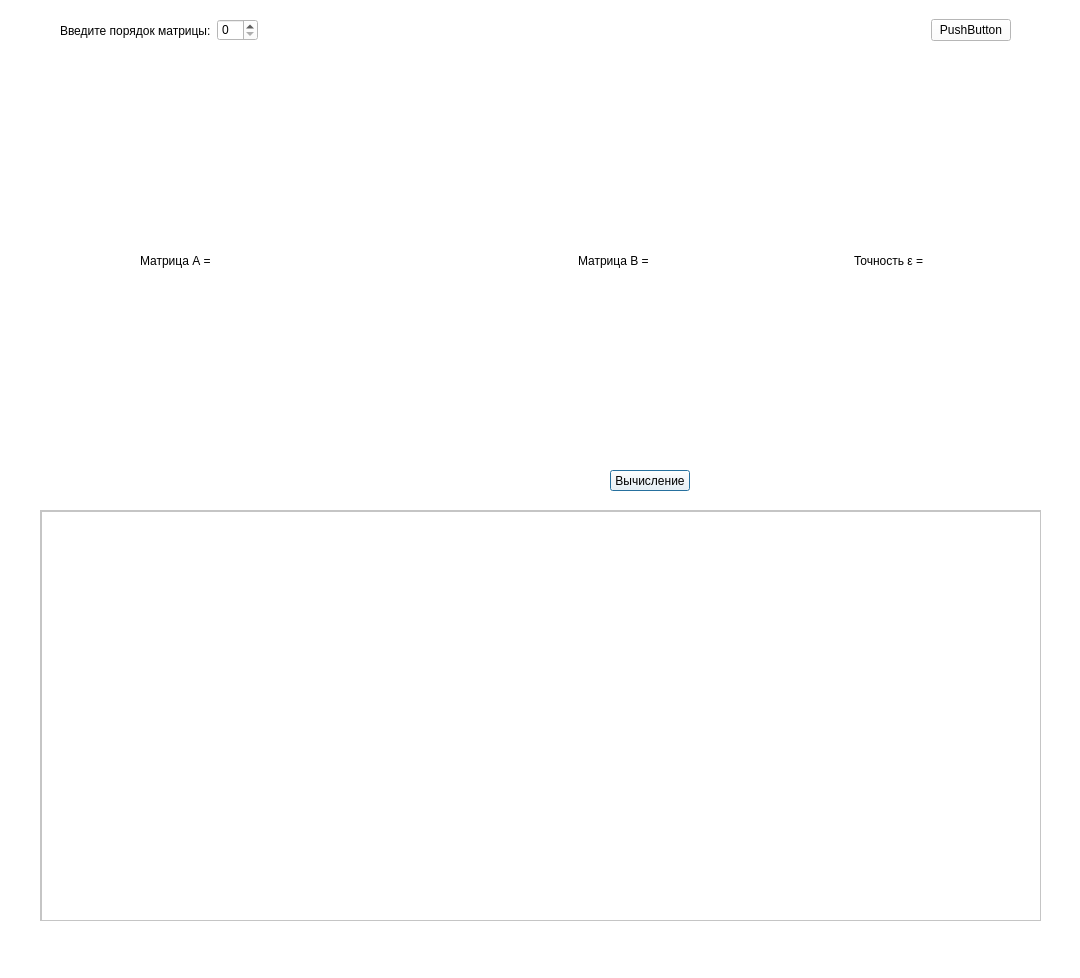
<?xml version="1.0" encoding="UTF-8"?>
<ui version="4.0">
 <class>MainWindow</class>
 <widget class="QMainWindow" name="MainWindow">
  <property name="geometry">
   <rect>
    <x>0</x>
    <y>0</y>
    <width>1080</width>
    <height>978</height>
   </rect>
  </property>
  <property name="windowTitle">
   <string>MainWindow</string>
  </property>
  <property name="styleSheet">
   <string notr="true">background-color: rgb(255, 255, 255);</string>
  </property>
  <widget class="QWidget" name="centralwidget_1">
   <widget class="QWidget" name="horizontalLayoutWidget">
    <property name="geometry">
     <rect>
      <x>20</x>
      <y>10</y>
      <width>991</width>
      <height>41</height>
     </rect>
    </property>
    <layout class="QHBoxLayout" name="horizontalLayout">
     <item>
      <spacer name="horizontalSpacer">
       <property name="orientation">
        <enum>Qt::Horizontal</enum>
       </property>
       <property name="sizeType">
        <enum>QSizePolicy::Minimum</enum>
       </property>
       <property name="sizeHint" stdset="0">
        <size>
         <width>40</width>
         <height>20</height>
        </size>
       </property>
      </spacer>
     </item>
     <item>
      <widget class="QLabel" name="label_1">
       <property name="text">
        <string>Введите порядок матрицы:</string>
       </property>
      </widget>
     </item>
     <item>
      <widget class="QSpinBox" name="spinBox_1"/>
     </item>
     <item>
      <spacer name="horizontalSpacer_3">
       <property name="orientation">
        <enum>Qt::Horizontal</enum>
       </property>
       <property name="sizeHint" stdset="0">
        <size>
         <width>40</width>
         <height>20</height>
        </size>
       </property>
      </spacer>
     </item>
     <item>
      <widget class="QPushButton" name="pushButton">
       <property name="enabled">
        <bool>true</bool>
       </property>
       <property name="inputMethodHints">
        <set>Qt::ImhHiddenText</set>
       </property>
       <property name="text">
        <string>PushButton</string>
       </property>
       <property name="checkable">
        <bool>false</bool>
       </property>
       <property name="autoDefault">
        <bool>false</bool>
       </property>
       <property name="default">
        <bool>false</bool>
       </property>
       <property name="flat">
        <bool>false</bool>
       </property>
      </widget>
     </item>
    </layout>
   </widget>
   <widget class="QWidget" name="gridLayoutWidget_2">
    <property name="geometry">
     <rect>
      <x>40</x>
      <y>80</y>
      <width>391</width>
      <height>361</height>
     </rect>
    </property>
    <layout class="QGridLayout" name="gridLayout_1">
     <item row="3" column="3">
      <spacer name="verticalSpacer">
       <property name="orientation">
        <enum>Qt::Vertical</enum>
       </property>
       <property name="sizeHint" stdset="0">
        <size>
         <width>20</width>
         <height>40</height>
        </size>
       </property>
      </spacer>
     </item>
     <item row="2" column="1">
      <spacer name="horizontalSpacer_1">
       <property name="orientation">
        <enum>Qt::Horizontal</enum>
       </property>
       <property name="sizeType">
        <enum>QSizePolicy::Preferred</enum>
       </property>
       <property name="sizeHint" stdset="0">
        <size>
         <width>100</width>
         <height>20</height>
        </size>
       </property>
      </spacer>
     </item>
     <item row="1" column="3">
      <spacer name="verticalSpacer_2">
       <property name="orientation">
        <enum>Qt::Vertical</enum>
       </property>
       <property name="sizeHint" stdset="0">
        <size>
         <width>20</width>
         <height>40</height>
        </size>
       </property>
      </spacer>
     </item>
     <item row="2" column="5">
      <spacer name="horizontalSpacer_2">
       <property name="orientation">
        <enum>Qt::Horizontal</enum>
       </property>
       <property name="sizeType">
        <enum>QSizePolicy::Preferred</enum>
       </property>
       <property name="sizeHint" stdset="0">
        <size>
         <width>100</width>
         <height>20</height>
        </size>
       </property>
      </spacer>
     </item>
     <item row="2" column="3">
      <layout class="QGridLayout" name="gridLayout_2">
       <item row="0" column="0">
        <layout class="QGridLayout" name="gridLayout_3"/>
       </item>
      </layout>
     </item>
     <item row="2" column="2">
      <widget class="QLabel" name="label_3">
       <property name="text">
        <string>Матрица А = </string>
       </property>
      </widget>
     </item>
    </layout>
   </widget>
   <widget class="QWidget" name="gridLayoutWidget_3">
    <property name="geometry">
     <rect>
      <x>490</x>
      <y>80</y>
      <width>271</width>
      <height>361</height>
     </rect>
    </property>
    <layout class="QGridLayout" name="gridLayout_4">
     <item row="2" column="0">
      <spacer name="horizontalSpacer_4">
       <property name="orientation">
        <enum>Qt::Horizontal</enum>
       </property>
       <property name="sizeType">
        <enum>QSizePolicy::Expanding</enum>
       </property>
       <property name="sizeHint" stdset="0">
        <size>
         <width>100</width>
         <height>20</height>
        </size>
       </property>
      </spacer>
     </item>
     <item row="2" column="2">
      <layout class="QGridLayout" name="gridLayout_5">
       <item row="0" column="0">
        <layout class="QGridLayout" name="gridLayout_6"/>
       </item>
      </layout>
     </item>
     <item row="3" column="2">
      <spacer name="verticalSpacer_3">
       <property name="orientation">
        <enum>Qt::Vertical</enum>
       </property>
       <property name="sizeHint" stdset="0">
        <size>
         <width>20</width>
         <height>40</height>
        </size>
       </property>
      </spacer>
     </item>
     <item row="1" column="2">
      <spacer name="verticalSpacer_4">
       <property name="orientation">
        <enum>Qt::Vertical</enum>
       </property>
       <property name="sizeHint" stdset="0">
        <size>
         <width>20</width>
         <height>40</height>
        </size>
       </property>
      </spacer>
     </item>
     <item row="2" column="4">
      <spacer name="horizontalSpacer_5">
       <property name="orientation">
        <enum>Qt::Horizontal</enum>
       </property>
       <property name="sizeType">
        <enum>QSizePolicy::Expanding</enum>
       </property>
       <property name="sizeHint" stdset="0">
        <size>
         <width>100</width>
         <height>20</height>
        </size>
       </property>
      </spacer>
     </item>
     <item row="2" column="1">
      <widget class="QLabel" name="label_2">
       <property name="text">
        <string>Матрица B = </string>
       </property>
       <property name="scaledContents">
        <bool>false</bool>
       </property>
      </widget>
     </item>
    </layout>
   </widget>
   <widget class="QScrollArea" name="scrollArea_1">
    <property name="geometry">
     <rect>
      <x>40</x>
      <y>510</y>
      <width>1001</width>
      <height>411</height>
     </rect>
    </property>
    <property name="layoutDirection">
     <enum>Qt::LeftToRight</enum>
    </property>
    <property name="widgetResizable">
     <bool>true</bool>
    </property>
    <widget class="QWidget" name="scrollAreaWidgetContents">
     <property name="enabled">
      <bool>true</bool>
     </property>
     <property name="geometry">
      <rect>
       <x>0</x>
       <y>0</y>
       <width>999</width>
       <height>409</height>
      </rect>
     </property>
     <widget class="QTextBrowser" name="textBrowser_1">
      <property name="geometry">
       <rect>
        <x>0</x>
        <y>0</y>
        <width>1001</width>
        <height>411</height>
       </rect>
      </property>
     </widget>
    </widget>
   </widget>
   <widget class="QPushButton" name="pushButton_2">
    <property name="geometry">
     <rect>
      <x>610</x>
      <y>470</y>
      <width>80</width>
      <height>21</height>
     </rect>
    </property>
    <property name="styleSheet">
     <string notr="true">background-color: rgb(255, 255, 255);</string>
    </property>
    <property name="text">
     <string>Вычисление</string>
    </property>
    <property name="default">
     <bool>true</bool>
    </property>
   </widget>
   <widget class="QWidget" name="gridLayoutWidget_4">
    <property name="geometry">
     <rect>
      <x>820</x>
      <y>80</y>
      <width>161</width>
      <height>361</height>
     </rect>
    </property>
    <layout class="QGridLayout" name="gridLayout_7">
     <item row="2" column="0">
      <spacer name="horizontalSpacer_6">
       <property name="orientation">
        <enum>Qt::Horizontal</enum>
       </property>
       <property name="sizeType">
        <enum>QSizePolicy::Expanding</enum>
       </property>
       <property name="sizeHint" stdset="0">
        <size>
         <width>100</width>
         <height>20</height>
        </size>
       </property>
      </spacer>
     </item>
     <item row="2" column="2">
      <layout class="QGridLayout" name="gridLayout_8">
       <item row="0" column="0">
        <layout class="QGridLayout" name="gridLayout_9"/>
       </item>
      </layout>
     </item>
     <item row="3" column="2">
      <spacer name="verticalSpacer_5">
       <property name="orientation">
        <enum>Qt::Vertical</enum>
       </property>
       <property name="sizeHint" stdset="0">
        <size>
         <width>20</width>
         <height>40</height>
        </size>
       </property>
      </spacer>
     </item>
     <item row="1" column="2">
      <spacer name="verticalSpacer_6">
       <property name="orientation">
        <enum>Qt::Vertical</enum>
       </property>
       <property name="sizeHint" stdset="0">
        <size>
         <width>20</width>
         <height>40</height>
        </size>
       </property>
      </spacer>
     </item>
     <item row="2" column="4">
      <spacer name="horizontalSpacer_7">
       <property name="orientation">
        <enum>Qt::Horizontal</enum>
       </property>
       <property name="sizeType">
        <enum>QSizePolicy::Expanding</enum>
       </property>
       <property name="sizeHint" stdset="0">
        <size>
         <width>100</width>
         <height>20</height>
        </size>
       </property>
      </spacer>
     </item>
     <item row="2" column="1">
      <widget class="QLabel" name="label_4">
       <property name="text">
        <string>Точность ε = </string>
       </property>
       <property name="scaledContents">
        <bool>false</bool>
       </property>
      </widget>
     </item>
    </layout>
   </widget>
  </widget>
  <widget class="QMenuBar" name="menubar">
   <property name="geometry">
    <rect>
     <x>0</x>
     <y>0</y>
     <width>1080</width>
     <height>20</height>
    </rect>
   </property>
  </widget>
  <widget class="QStatusBar" name="statusbar"/>
 </widget>
 <resources/>
 <connections/>
</ui>
